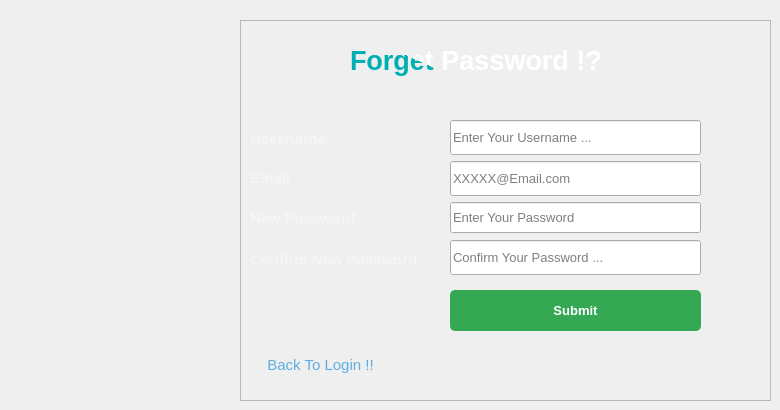
         <widget class="QWidget" name="forget_pass">
          <widget class="QFrame" name="frame_3">
           <property name="geometry">
            <rect>
             <x>240</x>
             <y>20</y>
             <width>531</width>
             <height>381</height>
            </rect>
           </property>
           <property name="cursor">
            <cursorShape>ArrowCursor</cursorShape>
           </property>
           <property name="styleSheet">
            <string notr="true">QFrame#frame_2{
border-radius:5px;
background-color: 0;
}
</string>
           </property>
           <property name="frameShape">
            <enum>QFrame::StyledPanel</enum>
           </property>
           <property name="frameShadow">
            <enum>QFrame::Raised</enum>
           </property>
           <widget class="QPushButton" name="Submit_Btn">
            <property name="geometry">
             <rect>
              <x>210</x>
              <y>270</y>
              <width>251</width>
              <height>41</height>
             </rect>
            </property>
            <property name="font">
             <font>
              <pointsize>10</pointsize>
              <bold>true</bold>
              <stylestrategy>PreferDefault</stylestrategy>
              <kerning>false</kerning>
             </font>
            </property>
            <property name="cursor">
             <cursorShape>PointingHandCursor</cursorShape>
            </property>
            <property name="contextMenuPolicy">
             <enum>Qt::NoContextMenu</enum>
            </property>
            <property name="toolTip">
             <string>Laroussi </string>
            </property>
            <property name="styleSheet">
             <string notr="true">QPushButton{
  background-color: rgb(52, 168, 83);
  color: rgb(255, 255, 255);
  border-radius: 5px;
}
QPushButton::pressed{
	padding-left:5px;
	padding-top: 5px;
	background-color: rgb(163, 228, 215);
}</string>
            </property>
            <property name="text">
             <string>Submit</string>
            </property>
           </widget>
           <widget class="QLineEdit" name="Forget_Reg_username">
            <property name="geometry">
             <rect>
              <x>210</x>
              <y>100</y>
              <width>251</width>
              <height>35</height>
             </rect>
            </property>
            <property name="minimumSize">
             <size>
              <width>231</width>
              <height>0</height>
             </size>
            </property>
            <property name="font">
             <font>
              <pointsize>10</pointsize>
              <bold>false</bold>
             </font>
            </property>
            <property name="acceptDrops">
             <bool>true</bool>
            </property>
            <property name="styleSheet">
             <string notr="true"/>
            </property>
            <property name="frame">
             <bool>true</bool>
            </property>
            <property name="placeholderText">
             <string>Enter Your Username ...</string>
            </property>
           </widget>
           <widget class="QLineEdit" name="Forget_Reg_email">
            <property name="geometry">
             <rect>
              <x>210</x>
              <y>141</y>
              <width>251</width>
              <height>35</height>
             </rect>
            </property>
            <property name="minimumSize">
             <size>
              <width>231</width>
              <height>0</height>
             </size>
            </property>
            <property name="font">
             <font>
              <pointsize>10</pointsize>
             </font>
            </property>
            <property name="acceptDrops">
             <bool>true</bool>
            </property>
            <property name="styleSheet">
             <string notr="true"/>
            </property>
            <property name="echoMode">
             <enum>QLineEdit::Normal</enum>
            </property>
            <property name="placeholderText">
             <string>XXXXX@Email.com</string>
            </property>
           </widget>
           <widget class="QPushButton" name="back2Login_Button_2">
            <property name="geometry">
             <rect>
              <x>20</x>
              <y>333</y>
              <width>121</width>
              <height>23</height>
             </rect>
            </property>
            <property name="font">
             <font>
              <pointsize>11</pointsize>
              <bold>false</bold>
             </font>
            </property>
            <property name="cursor">
             <cursorShape>PointingHandCursor</cursorShape>
            </property>
            <property name="styleSheet">
             <string notr="true">QPushButton{
  background-color: 0;
 color: rgb(93, 173, 226);
  border-radius: 5px;
}
QPushButton::pressed{
	padding-left:5px;
	padding-top: 3px;
}</string>
            </property>
            <property name="text">
             <string>Back To Login !!</string>
            </property>
           </widget>
           <widget class="QLabel" name="label_21">
            <property name="geometry">
             <rect>
              <x>10</x>
              <y>110</y>
              <width>91</width>
              <height>16</height>
             </rect>
            </property>
            <property name="font">
             <font>
              <family>PT Simple Bold Ruled</family>
              <pointsize>11</pointsize>
              <bold>true</bold>
             </font>
            </property>
            <property name="styleSheet">
             <string notr="true">color: rgb(245, 245, 245);</string>
            </property>
            <property name="text">
             <string>Username</string>
            </property>
           </widget>
           <widget class="QLabel" name="label_22">
            <property name="geometry">
             <rect>
              <x>10</x>
              <y>150</y>
              <width>61</width>
              <height>16</height>
             </rect>
            </property>
            <property name="font">
             <font>
              <pointsize>11</pointsize>
              <bold>true</bold>
             </font>
            </property>
            <property name="styleSheet">
             <string notr="true">color: rgb(245, 245, 245);</string>
            </property>
            <property name="text">
             <string>Email</string>
            </property>
           </widget>
           <widget class="QLabel" name="label_23">
            <property name="geometry">
             <rect>
              <x>10</x>
              <y>190</y>
              <width>131</width>
              <height>16</height>
             </rect>
            </property>
            <property name="font">
             <font>
              <pointsize>11</pointsize>
              <bold>true</bold>
             </font>
            </property>
            <property name="styleSheet">
             <string notr="true">color: rgb(245, 245, 245);</string>
            </property>
            <property name="text">
             <string>New Password</string>
            </property>
           </widget>
           <widget class="QLineEdit" name="Confirm_Forget_New_password">
            <property name="geometry">
             <rect>
              <x>210</x>
              <y>220</y>
              <width>251</width>
              <height>35</height>
             </rect>
            </property>
            <property name="minimumSize">
             <size>
              <width>231</width>
              <height>0</height>
             </size>
            </property>
            <property name="font">
             <font>
              <pointsize>10</pointsize>
             </font>
            </property>
            <property name="acceptDrops">
             <bool>true</bool>
            </property>
            <property name="styleSheet">
             <string notr="true"/>
            </property>
            <property name="echoMode">
             <enum>QLineEdit::Password</enum>
            </property>
            <property name="placeholderText">
             <string>Confirm Your Password ...</string>
            </property>
           </widget>
           <widget class="QLabel" name="label_24">
            <property name="geometry">
             <rect>
              <x>10</x>
              <y>230</y>
              <width>181</width>
              <height>20</height>
             </rect>
            </property>
            <property name="font">
             <font>
              <pointsize>11</pointsize>
              <bold>true</bold>
             </font>
            </property>
            <property name="styleSheet">
             <string notr="true">color: rgb(245, 245, 245);</string>
            </property>
            <property name="text">
             <string>Confirm New Password</string>
            </property>
           </widget>
           <widget class="QLabel" name="label_25">
            <property name="geometry">
             <rect>
              <x>110</x>
              <y>10</y>
              <width>271</width>
              <height>61</height>
             </rect>
            </property>
            <property name="font">
             <font>
              <family>MS Shell Dlg 2</family>
              <pointsize>20</pointsize>
              <bold>true</bold>
             </font>
            </property>
            <property name="styleSheet">
             <string notr="true">background-color: 0;
color: qlineargradient(spread:pad, x1:0.961, y1:0.091, x2:1, y2:0.00568182, stop:0.409091 rgba(0, 175, 178, 255), stop:1 rgba(255, 255, 255, 255));</string>
            </property>
            <property name="text">
             <string>Forget Password !?</string>
            </property>
           </widget>
           <widget class="QLineEdit" name="Forget_New_password">
            <property name="geometry">
             <rect>
              <x>210</x>
              <y>182</y>
              <width>251</width>
              <height>31</height>
             </rect>
            </property>
            <property name="minimumSize">
             <size>
              <width>231</width>
              <height>0</height>
             </size>
            </property>
            <property name="font">
             <font>
              <pointsize>10</pointsize>
             </font>
            </property>
            <property name="acceptDrops">
             <bool>true</bool>
            </property>
            <property name="styleSheet">
             <string notr="true"/>
            </property>
            <property name="echoMode">
             <enum>QLineEdit::Password</enum>
            </property>
            <property name="placeholderText">
             <string>Enter Your Password</string>
            </property>
           </widget>
           <zorder>back2Login_Button_2</zorder>
           <zorder>label_21</zorder>
           <zorder>label_22</zorder>
           <zorder>label_23</zorder>
           <zorder>label_24</zorder>
           <zorder>label_25</zorder>
           <zorder>Confirm_Forget_New_password</zorder>
           <zorder>Forget_New_password</zorder>
           <zorder>Submit_Btn</zorder>
           <zorder>Forget_Reg_username</zorder>
           <zorder>Forget_Reg_email</zorder>
          </widget>
         </widget>
